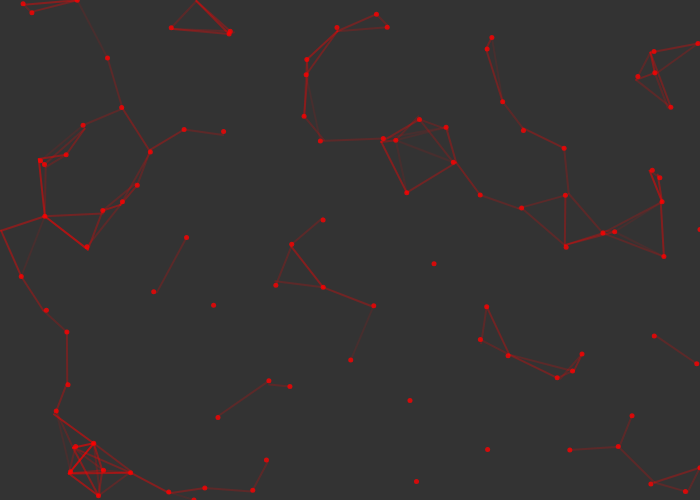
Frame 1 (no input)
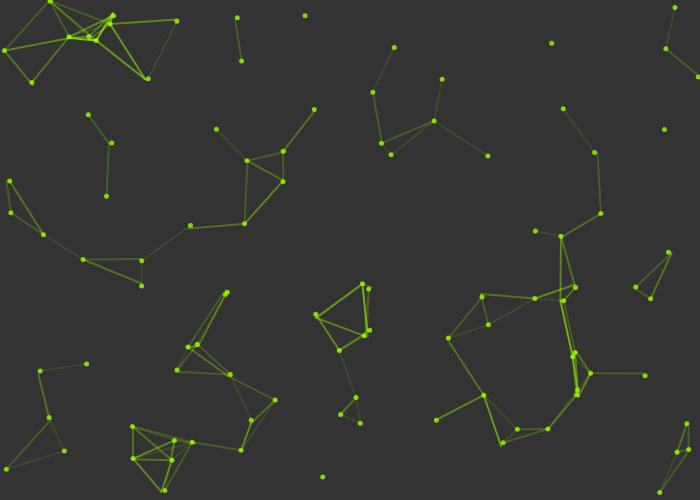
Frame 60 (no input)
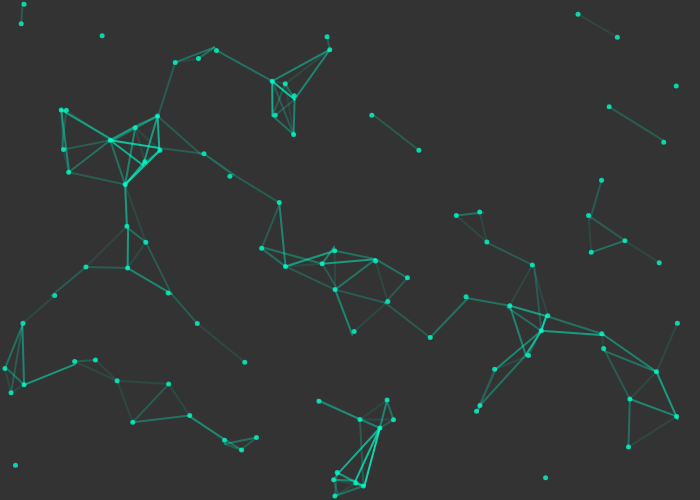
Frame 120 (the mouse pressed at the canvas centre since frame 60)

The p5.js sketch that drew these frames (run headless with seeded random() and noise() and a simulated clock; from frame 60 on, the mouse is pressed at the canvas centre):

// p5.js sketch
// ── sketch.js
// Daniel Shiffman
// http://codingrainbow.com
// http://patreon.com/codingrainbow
// Code for: https://youtu.be/BjoM9oKOAKY

var inc = 0.1;
var scl = 30;
var cols, rows;

var zoff = 0;

var fr;

var particles = [];

var flowfield;

function setup() {
  createCanvas(700, 500);
  colorMode(HSB, 255);
  cols = floor(width / scl);
  rows = floor(height / scl);

  flowfield = new Array(cols * rows);

  for (var i = 0; i <100; i++) {
    particles[i] = new Particle();
  }
  background(51);
}

function generatePerlinField(){
  var yoff = 0;
  for (var y = 0; y < rows; y++) {
    var xoff = 0;
    for (var x = 0; x < cols; x++) {
      var index = x + y * cols;
      var angle = noise(xoff, yoff, zoff) * TWO_PI * 4;
      var v = p5.Vector.fromAngle(angle);
      v.setMag(1);
      flowfield[index] = v;
      xoff += inc;
      stroke(0, 50);
      // push();
      // translate(x * scl, y * scl);
      // rotate(v.heading());
      // strokeWeight(1);
      // line(0, 0, scl, 0);
      // pop();
    }
    yoff += inc;

    zoff += 0.0003;
  }
}

function draw() {
  background(51);

  for (var i = 0; i < particles.length; i++) {
    //particles[i].follow(flowfield);
    particles[i].update();
    particles[i].edges();
    particles[i].show();
  }

}

// ── particle.js
// Daniel Shiffman
// http://codingrainbow.com
// http://patreon.com/codingrainbow
// Code for: https://youtu.be/BjoM9oKOAKY

function Particle() {
  this.pos = createVector(random(width), random(height));
  this.vel = p5.Vector.random2D();//createVector(0, 0);
  this.vel.setMag(random(1,4));
  this.acc = createVector(0, 0);
  this.maxspeed = 4;
  this.h = 0;
  this.connected = [];
  this.connection = 60 + random(-10,10);

  //this.prevPos = this.pos.copy();

  this.update = function() {
    this.vel.add(this.acc);
    this.vel.limit(this.maxspeed);
    this.pos.add(this.vel);
    this.acc.mult(0);
    this.connected = [];
    var x = this.pos.x;
    var y = this.pos.y;
    var thisV = this.pos;
    var connected = this.connected;
    var conn = this.connection;
    var h = this.h;
    particles.forEach(function(p){
      var distance = dist(x,y,p.pos.x,p.pos.y);
     if (distance <= conn && !p.connected.includes(thisV)){
        connected.push(p.pos);
        strokeWeight(2);
        stroke(h,255,255, map(connected.length, 0, 10, 0, 255));
        line(x,y, p.pos.x, p.pos.y);
     }
    });
  }

  this.follow = function(vectors) {
    var x = floor(this.pos.x / scl);
    var y = floor(this.pos.y / scl);
    var index = x + y * cols;
    var force = vectors[index];
    this.applyForce(force);
  }

  this.applyForce = function(force) {
    this.acc.add(force);
  }

  this.show = function() {
    stroke(this.h, 255, 255, 200);
    // stroke(360, 5);
    this.h = this.h + 1;
    if (this.h > 255) {
      this.h = 0;
    }
    strokeWeight(5);
    point(this.pos.x, this.pos.y);
    //line(this.pos.x, this.pos.y, this.prevPos.x, this.prevPos.y);
    //this.updatePrev();
  }

  this.updatePrev = function() {
    //this.prevPos.x = this.pos.x;
    //this.prevPos.y = this.pos.y;
  }

  this.edges = function() {
    if (this.pos.x > width) {
      this.pos.x = 0;
      this.updatePrev();
    }
    if (this.pos.x < 0) {
      this.pos.x = width;
      this.updatePrev();
    }
    if (this.pos.y > height) {
      this.pos.y = 0;
      this.updatePrev();
    }
    if (this.pos.y < 0) {
      this.pos.y = height;
      this.updatePrev();
    }

  }

}
